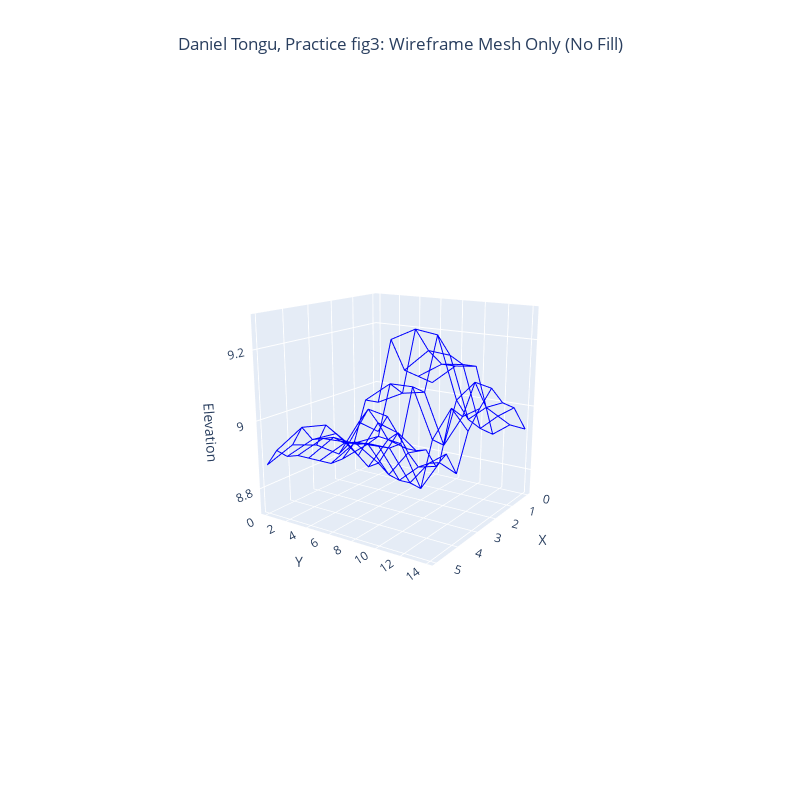

Notebook code cell kept with this figure:
### Code cell
# Create a 3D wireframe mesh plot using Plotly
fig3 = go.Figure()

# Horizontal (rows)
for i in range(rows):
    fig3.add_trace(go.Scatter3d(
        x=X[i], 
        y=Y[i], 
        z=z1[i],
        mode='lines',
        line=dict(color='blue'),
        showlegend=False
    ))

# Vertical (columns)
for j in range(cols):
    fig3.add_trace(go.Scatter3d(
        x=X[:, j], 
        y=Y[:, j], 
        z=z1[:, j],
        mode='lines',
        line=dict(color='blue'),
        showlegend=False
    ))

    
apply_common_layout(fig3, "fig3: Wireframe Mesh Only (No Fill)")

fig3.show()

### Figure 1 — Plotly figure (JSON) as saved in the notebook; plotly's stock layout.template omitted (floating-point values rounded to 4 significant figures)
{"data": [{"line": {"color": "blue"}, "mode": "lines", "showlegend": false, "type": "scatter3d", "x": [0, 1, 2, 3, 4, 5], "y": [0, 0, 0, 0, 0, 0], "z": [8.83, 8.89, 8.81, 8.87, 8.9, 8.87]}, {"line": {"color": "blue"}, "mode": "lines", "showlegend": false, "type": "scatter3d", "x": [0, 1, 2, 3, 4, 5], "y": [1, 1, 1, 1, 1, 1], "z": [8.89, 8.94, 8.85, 8.94, 8.96, 8.92]}, {"line": {"color": "blue"}, "mode": "lines", "showlegend": false, "type": "scatter3d", "x": [0, 1, 2, 3, 4, 5], "y": [2, 2, 2, 2, 2, 2], "z": [8.84, 8.9, 8.82, 8.92, 8.93, 8.91]}, {"line": {"color": "blue"}, "mode": "lines", "showlegend": false, "type": "scatter3d", "x": [0, 1, 2, 3, 4, 5], "y": [3, 3, 3, 3, 3, 3], "z": [8.79, 8.85, 8.79, 8.9, 8.94, 8.92]}, {"line": {"color": "blue"}, "mode": "lines", "showlegend": false, "type": "scatter3d", "x": [0, 1, 2, 3, 4, 5], "y": [4, 4, 4, 4, 4, 4], "z": [8.79, 8.88, 8.81, 8.9, 8.95, 8.92]}, {"line": {"color": "blue"}, "mode": "lines", "showlegend": false, "type": "scatter3d", "x": [0, 1, 2, 3, 4, 5], "y": [5, 5, 5, 5, 5, 5], "z": [8.8, 8.82, 8.78, 8.91, 8.94, 8.92]}, {"line": {"color": "blue"}, "mode": "lines", "showlegend": false, "type": "scatter3d", "x": [0, 1, 2, 3, 4, 5], "y": [6, 6, 6, 6, 6, 6], "z": [8.75, 8.78, 8.77, 8.91, 8.95, 8.92]}, {"line": {"color": "blue"}, "mode": "lines", "showlegend": false, "type": "scatter3d", "x": [0, 1, 2, 3, 4, 5], "y": [7, 7, 7, 7, 7, 7], "z": [8.8, 8.8, 8.77, 8.91, 8.95, 8.94]}, {"line": {"color": "blue"}, "mode": "lines", "showlegend": false, "type": "scatter3d", "x": [0, 1, 2, 3, 4, 5], "y": [8, 8, 8, 8, 8, 8], "z": [8.74, 8.81, 8.76, 8.93, 8.98, 8.99]}, {"line": {"color": "blue"}, "mode": "lines", "showlegend": false, "type": "scatter3d", "x": [0, 1, 2, 3, 4, 5], "y": [9, 9, 9, 9, 9, 9], "z": [8.89, 8.99, 8.92, 9.1, 9.13, 9.11]}, {"line": {"color": "blue"}, "mode": "lines", "showlegend": false, "type": "scatter3d", "x": [0, 1, 2, 3, 4, 5], "y": [10, 10, 10, 10, 10, 10], "z": [8.97, 8.97, 8.91, 9.09, 9.11, 9.11]}, {"line": {"color": "blue"}, "mode": "lines", "showlegend": false, "type": "scatter3d", "x": [0, 1, 2, 3, 4, 5], "y": [11, 11, 11, 11, 11, 11], "z": [9.04, 9.08, 9.05, 9.25, 9.28, 9.27]}, {"line": {"color": "blue"}, "mode": "lines", "showlegend": false, "type": "scatter3d", "x": [0, 1, 2, 3, 4, 5], "y": [12, 12, 12, 12, 12, 12], "z": [9, 9.01, 9, 9.2, 9.23, 9.2]}, {"line": {"color": "blue"}, "mode": "lines", "showlegend": false, "type": "scatter3d", "x": [0, 1, 2, 3, 4, 5], "y": [13, 13, 13, 13, 13, 13], "z": [8.99, 8.99, 8.98, 9.18, 9.2, 9.19]}, {"line": {"color": "blue"}, "mode": "lines", "showlegend": false, "type": "scatter3d", "x": [0, 1, 2, 3, 4, 5], "y": [14, 14, 14, 14, 14, 14], "z": [8.93, 8.97, 8.97, 9.18, 9.2, 9.18]}, {"line": {"color": "blue"}, "mode": "lines", "showlegend": false, "type": "scatter3d", "x": [0, 0, 0, 0, 0, 0, 0, 0, 0, 0, 0, 0, 0, 0, 0], "y": [0, 1, 2, 3, 4, 5, 6, 7, 8, 9, 10, 11, 12, 13, 14], "z": [8.83, 8.89, 8.84, 8.79, 8.79, 8.8, 8.75, 8.8, 8.74, 8.89, 8.97, 9.04, 9, 8.99, 8.93]}, {"line": {"color": "blue"}, "mode": "lines", "showlegend": false, "type": "scatter3d", "x": [1, 1, 1, 1, 1, 1, 1, 1, 1, 1, 1, 1, 1, 1, 1], "y": [0, 1, 2, 3, 4, 5, 6, 7, 8, 9, 10, 11, 12, 13, 14], "z": [8.89, 8.94, 8.9, 8.85, 8.88, 8.82, 8.78, 8.8, 8.81, 8.99, 8.97, 9.08, 9.01, 8.99, 8.97]}, {"line": {"color": "blue"}, "mode": "lines", "showlegend": false, "type": "scatter3d", "x": [2, 2, 2, 2, 2, 2, 2, 2, 2, 2, 2, 2, 2, 2, 2], "y": [0, 1, 2, 3, 4, 5, 6, 7, 8, 9, 10, 11, 12, 13, 14], "z": [8.81, 8.85, 8.82, 8.79, 8.81, 8.78, 8.77, 8.77, 8.76, 8.92, 8.91, 9.05, 9, 8.98, 8.97]}, {"line": {"color": "blue"}, "mode": "lines", "showlegend": false, "type": "scatter3d", "x": [3, 3, 3, 3, 3, 3, 3, 3, 3, 3, 3, 3, 3, 3, 3], "y": [0, 1, 2, 3, 4, 5, 6, 7, 8, 9, 10, 11, 12, 13, 14], "z": [8.87, 8.94, 8.92, 8.9, 8.9, 8.91, 8.91, 8.91, 8.93, 9.1, 9.09, 9.25, 9.2, 9.18, 9.18]}, {"line": {"color": "blue"}, "mode": "lines", "showlegend": false, "type": "scatter3d", "x": [4, 4, 4, 4, 4, 4, 4, 4, 4, 4, 4, 4, 4, 4, 4], "y": [0, 1, 2, 3, 4, 5, 6, 7, 8, 9, 10, 11, 12, 13, 14], "z": [8.9, 8.96, 8.93, 8.94, 8.95, 8.94, 8.95, 8.95, 8.98, 9.13, 9.11, 9.28, 9.23, 9.2, 9.2]}, {"line": {"color": "blue"}, "mode": "lines", "showlegend": false, "type": "scatter3d", "x": [5, 5, 5, 5, 5, 5, 5, 5, 5, 5, 5, 5, 5, 5, 5], "y": [0, 1, 2, 3, 4, 5, 6, 7, 8, 9, 10, 11, 12, 13, 14], "z": [8.87, 8.92, 8.91, 8.92, 8.92, 8.92, 8.92, 8.94, 8.99, 9.11, 9.11, 9.27, 9.2, 9.19, 9.18]}], "layout": {"height": 800, "scene": {"camera": {"eye": {"x": 3, "y": 2, "z": 1}}, "xaxis": {"title": {"text": "X"}}, "yaxis": {"title": {"text": "Y"}}, "zaxis": {"title": {"text": "Elevation"}}}, "title": {"text": "Daniel Tongu, Practice fig3: Wireframe Mesh Only (No Fill)", "x": 0.5}, "width": 800}}
